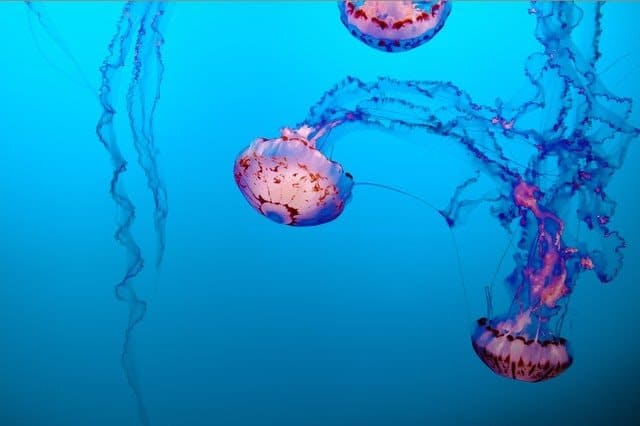
#> input picture 12.Mouse_&_Trackbar/mouse.jpg, 640 x 426 px
$ python change_intensity_trackbar.py
#> lines starting #> are read from the running program, lines starting #| are printed output that depends on the picture
import cv2
import numpy as np

# Function to update the intensity of the image based on trackbar position
# alpha controls the contrast/intensity.
# beta is used to add brightness; here it’s set to 0 since we're only scaling the intensity.
def update_intensity(val):
    global original_image, image
    # Scale intensity: val ranges from 0 to 255
    intensity_scale = val / 255
    image = cv2.convertScaleAbs(original_image, alpha=intensity_scale, beta=0)
    cv2.imshow('Image', image)

# Load the original image
original_image = cv2.imread("mouse.jpg")
#> original_image is the input picture: shape (426, 640, 3); mean B, G, R 203.3, 146.5, 13.1
image = original_image.copy()

# Create a window
cv2.namedWindow('Image')

# Add a trackbar to adjust intensity
cv2.createTrackbar('Intensity', 'Image', 0, 255, update_intensity)
#> slider 'Intensity' is set to 85

# Initialize with default intensity
cv2.setTrackbarPos('Intensity', 'Image', 127)  # Set default intensity to mid-level

# Show the image and wait for user input
cv2.imshow('Image', image)
cv2.waitKey(0)
#> in update_intensity, `image = cv2.convertScaleAbs(original_image, alpha=intensity_scale, bet..`:
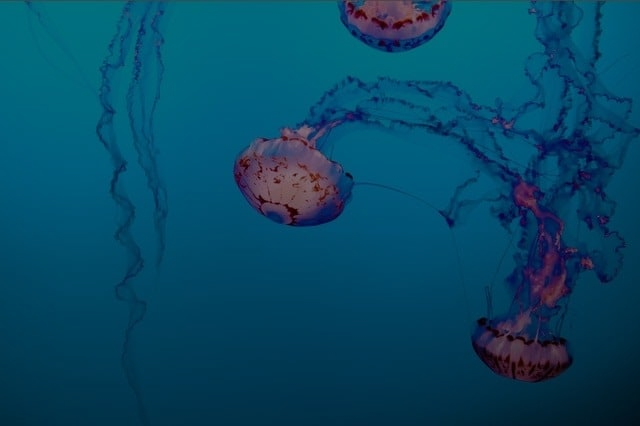
#> image: shape (426, 640, 3); mean B, G, R 101.4, 73, 6.3
cv2.destroyAllWindows()
